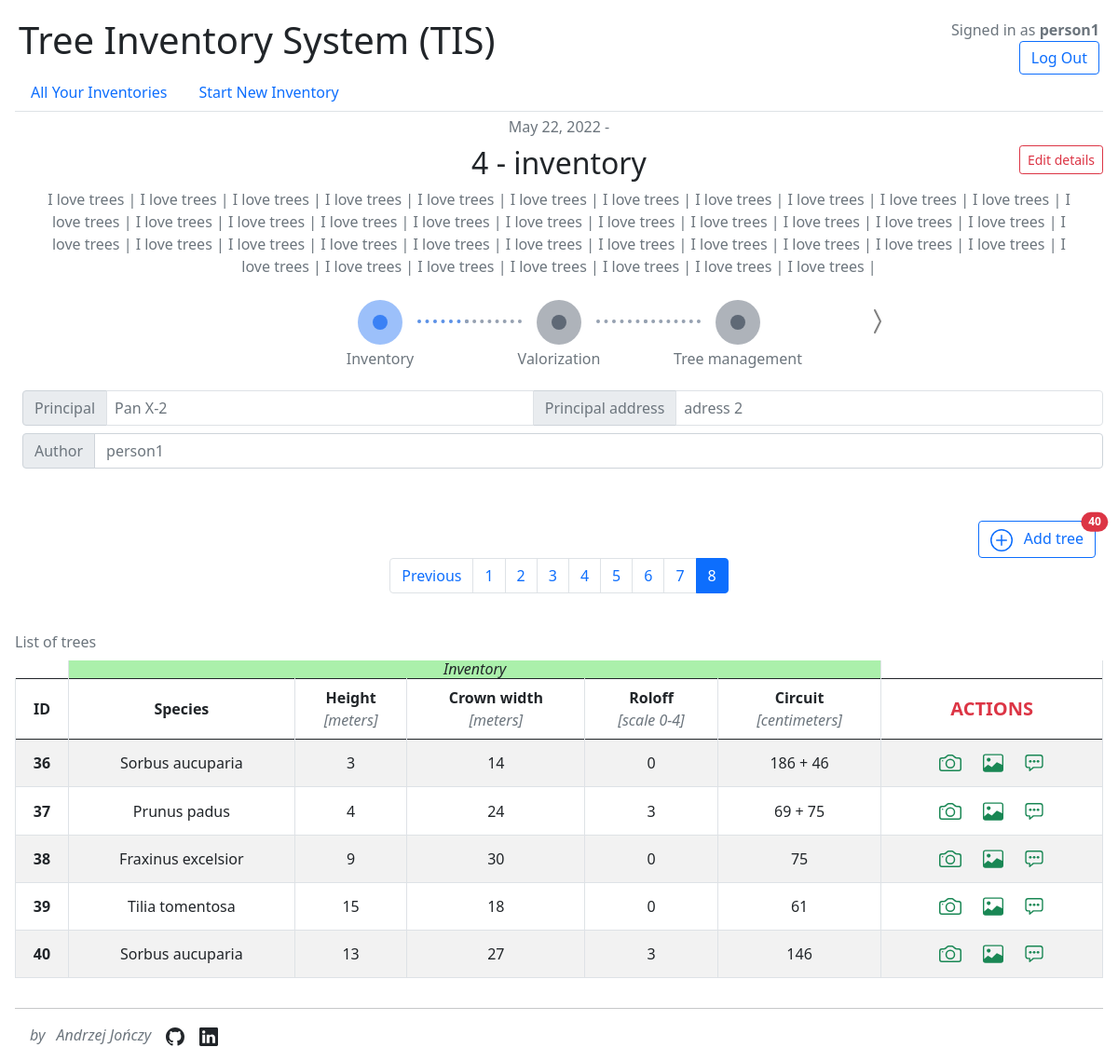
The page /inventory/4/details/ (signed in) on the database its author committed.
### TIS_app/models.py (models this page shows, shortened)
class Inventory(models.Model):
    STATUS_CHOICES = (
        (0, "Inventory"),
        (1, "Valorization"),
        (2, "Tree management"),
    )
    id = models.SmallAutoField(primary_key=True)
    name = models.CharField(max_length=64)
    created_date = models.DateField(auto_now_add=True)
    edited_date = models.DateField(auto_now=True)
    finish_date = models.DateField(null=True)
    status = models.PositiveIntegerField(choices=STATUS_CHOICES, default=0)
    author = models.ForeignKey(User, on_delete=models.PROTECT)
    principal = models.CharField(max_length=64)
    principal_address = models.CharField(max_length=128, null=True, blank=True)
    description = models.TextField(blank=True, null=True)
    class Meta:
        unique_together = ["id", "author"]

class Tree(models.Model):
    ROLOFF_CHOICES = (
        (0, "0"),
        (1, "1"),
        (2, "2"),
        (3, "3"),
        (4, "4"),
    )
    lp = models.PositiveIntegerField(default=1)
    species = models.ForeignKey(
        Species,
        on_delete=models.CASCADE,
        help_text="Basic tree species found in Poland.",
    )
    height = models.PositiveIntegerField(
        verbose_name="Height [meters]",
        help_text="Height of tree mansured from base to top of tree.",
    )
    crown_width = models.PositiveIntegerField(
        verbose_name="Crown width [meters]",
        help_text="Tree crown width measured at its widest point.",
    )
    roloff = models.PositiveSmallIntegerField(
        choices=ROLOFF_CHOICES,
        default=0,
        help_text="Crown structure and tree vitality in Roloff scale.",
    )
    inventory = models.ForeignKey(Inventory, on_delete=models.CASCADE)
    is_existing = models.BooleanField(default=True)
    class Meta:
        unique_together = ["lp", "inventory"]

class Species(models.Model):
    latin_name = models.CharField(max_length=64)
    class Meta:
        ordering = ["latin_name"]
    def __str__(self):
        return f"{self.latin_name}"  # + f" / {self.polish_name}"

class Circuit(models.Model):
    tree = models.ForeignKey(Tree, on_delete=models.CASCADE)
    value = models.PositiveIntegerField(
        validators=[MinValueValidator(1), MaxValueValidator(600)],
        verbose_name="Circuit",
        help_text="Circuit of a single trunk at a height of DBH \
            (breast height diameter).",
    )

### TIS_app/views.py (the view, shortened to what this page needs)
class UpdateInventoryView(LoginRequiredMixin, UpdateView):
    model = Inventory
    template_name = "TIS_app/inventory_detail.html"
    form_class = InventoryUpdateForm
    success_url = reverse_lazy("inventory-details")
    paginate_by = TREE_PAGINATE_BY
    def get_page_object(self) -> Page:
        tree_list = Tree.objects.filter(inventory=self.get_object()).order_by("lp")
        paginator = Paginator(tree_list, self.paginate_by, 0, True)
        return paginator.page(self.request.GET.get("page", paginator.num_pages))
    def get_modelformsets(self, page_obj: Page) -> dict[str, BaseModelFormSet]:
        return {
            "valorization": modelformset_factory(
                model=ValorizationTree,
                fields=(
                    "is_biocenotic",
                    "value",
                ),
                extra=len(page_obj),
                widgets={
                    "is_biocenotic": Select(choices=[(False, "No"), (True, "Yes")])
                },
            ),
            "management": modelformset_factory(
                model=ManagementTree,
                fields=("procedure",),
                extra=len(page_obj),
            ),
        }
    def get_formsets(self, page_obj: Page) -> list[BaseModelFormSet]:
        modelformsets = self.get_modelformsets(page_obj)
        valorization_formset = modelformsets["valorization"](
            queryset=ValorizationTree.objects.none(),
            initial=[
                {
                    "is_biocenotic": tree.valorizationtree.is_biocenotic,
                    "value": tree.valorizationtree.value,
                }
                for tree in page_obj
                if hasattr(tree, "valorizationtree")
            ],
            prefix="valorization",
        )
        management_formset = modelformsets["management"](
            queryset=ManagementTree.objects.none(),
            initial=[
                {"procedure": tree.managementtree.procedure}
                for tree in page_obj
                if hasattr(tree, "managementtree")
            ],
            prefix="management",
        )
        return [valorization_formset, management_formset]
    def get_context_data(self, **kwargs: Any) -> Dict[str, Any]:
        context = super().get_context_data(**kwargs)
        page_obj = self.get_page_object()
        context["page_obj"] = page_obj
        context["is_paginated"] = context["page_obj"].has_other_pages()
        context["formsets"] = self.get_formsets(page_obj)
        context["trees"] = zip(
            page_obj,
            *context["formsets"],
        )
        context["photo_form"] = PhotoTreeForm()
        context["comment_form"] = CommentTreeForm()
        return context

### TIS_app/forms.py
class InventoryUpdateForm(forms.ModelForm):
    class Meta:
        model = Inventory
        fields = (
            "name",
            "principal",
            "principal_address",
            "status",
            "description",
        )

class PhotoTreeForm(forms.ModelForm):
    class Meta:
        model = Photo
        fields = ("tree", "image")
        widgets = {
            "tree": forms.HiddenInput(),
            "image": forms.FileInput(attrs={"multiple": True}),
        }

### TIS_app/context_processors.py (called while the page is built)
def metadata(request):
    return {
        "author": "Andrzej Jończy",
        "github": "https://github.com/andree0",
        "linkedin": "https://www.linkedin.com/in/andrzej-jonczy/",
    }

### TIS_app/templates/TIS_app/inventory_detail.html (shortened to what this page needs)
{% extends 'TIS_app/base.html' %}
{% block body %}
<p class="text-center text-muted m-0 mt-1">
    {{ inventory.created_date }} -
</p>
<form id="update-inventory" action="" method="POST" class="mt-0">{% csrf_token %}
    <button id="btn-edit-inventory" class="btn btn-sm btn-outline-danger position-absolute top-0 end-0 mt-2">Edit
        details</button>
    <div class="container-sm">
        <div class="row text-center justify-content-center mb-2">
            <h2 class="text-center mt-2 text-break">{{ inventory.name }}</h2>
            <p class="text-center text-muted text-break">{{ inventory.description }}</p>
        </div>
        <div class="row justify-content-sm-center flex-nowrap">
            <div class="col d-flex justify-content-end align-items-start">
            </div>
            <div class="col-md-auto flex-wrap">
                <div class="timeline-steps aos-init aos-animate" data-aos="fade-up">
                    <div class="timeline-step step-1 active">
                        <div class="timeline-content" data-toggle="popover" data-trigger="hover" data-placement="top">
                            <div class="inner-circle"></div>
                            <p class="h6 text-muted mb-0 mb-lg-0">Inventory</p>
                        </div>
                    </div>
                    <div class="timeline-step step-2">
                        <div class="timeline-content" data-toggle="popover" data-trigger="hover" data-placement="top">
                            <div class="inner-circle"></div>
                            <p class="h6 text-muted mb-0 mb-lg-0">Valorization</p>
                        </div>
                    </div>
                    <div class="timeline-step mb-0 step-3">
                        <div class="timeline-content" data-toggle="popover" data-trigger="hover" data-placement="top">
                            <div class="inner-circle"></div>
                            <p class="h6 text-muted mb-0 mb-lg-0">Tree management</p>
                        </div>
                    </div>
                </div>
            </div>
            <div class="col d-flex justify-content-start align-items-start">
                <button id="status-next">
                    <svg xmlns="http://www.w3.org/2000/svg" width="32" height="32" fill="grey"
                        class="bi bi-chevron-compact-right" viewBox="0 0 16 16">
                        <title>Next step</title>
                        <path fill-rule="evenodd"
                            d="M6.776 1.553a.5.5 0 0 1 .671.223l3 6a.5.5 0 0 1 0 .448l-3 6a.5.5 0 1 1-.894-.448L9.44 8 6.553 2.224a.5.5 0 0 1 .223-.671z" />
                    </svg>
                </button>
            </div>
        </div>
    </div>
    <div class="ms-0 m-2">
        <div class="col-12">
            <div class="input-group m-2">
                <div class="input-group-text text-muted">Principal</div>
                {{ form.principal }}
                <div class="input-group-text text-muted">Principal address</div>
                {{ form.principal_address }}
            </div>
            <div class="input-group m-2">
                <div class="input-group-text text-muted">Author</div>
                <div class="form-control text-muted">{{ inventory.author.username }}</div>
            </div>
        </div>
    </div>
</form>
<div class="d-flex flex-row-reverse mt-5">
    <a href="{% url 'tree-add' inventory.pk %}" id="add-tree-link" role="button"
        class="btn text-center btn-outline-primary me-2 text-decoration-none position-relative">
        <span>
        </span>
        <span class="ms-2">Add tree</span>
        <span class="position-absolute top-0 start-100 translate-middle badge rounded-pill bg-danger">
            {% if inventory.tree_set.all.count > 99 %}
            99+
            {% else %}
            {{ inventory.tree_set.all.count }}
            {% endif %}
        </span>
    </a>
</div>
{% include "TIS_app/pagination.html" %}
<div id="trees" class="mt-3">
    {% for tree, valorization_form, management_form in trees %}
    {% if forloop.first %}
    <div class="table-responsive">
        <table class="table table-striped table-hover table-bordered align-middle caption-top">
            <caption>List of trees</caption>
            <thead class="align-middle text-center border-bottom-0">
                <tr id="status-labels" class="border-top-0">
                    <td scope="col" colspan="1" class="border-0"></td>
                    <td scope="col" colspan="5" style="background-color: rgba(134, 233, 134, 0.692); line-height: 20%;"
                        class="fst-italic text-dark">Inventory</td>
                    <td scope="col" colspan="1"></td>
                </tr>
                <tr id="row-with-headers-of-table-trees">
                    <th scope="col" data-bs-toggle="tooltip" data-bs-placement="top"
                        title="Your own indetification number of tree.">ID</th>
                    <th scope="col">Species</th>
                    <th scope="col" data-bs-toggle="tooltip" data-bs-placement="top"
                        title="Tree height measured from the base to the top of the tree. Rounded to full meters.">
                        Height<br><i class="text-muted fw-light">[meters]</i></th>
                    <th scope="col">Crown width<br><i class="text-muted fw-light">[meters]</i></th>
                    <th scope="col">Roloff<br><i class="text-muted fw-light">[scale 0-4]</i></th>
                    <th scope="col">Circuit<br><i class="text-muted fw-light">[centimeters]</i></th>
                    <th scope="col" class="text-danger fs-5">ACTIONS</th>
                </tr>
            </thead>
            <tbody class="text-center">
                <form id="form-trees" action="" method="POST" class="p-0 m-0 w-100 border-0">{% csrf_token %}
                    {% endif %}
                    <tr class="one-position-tree">
                        <th scope="row" data-tree-pk="{{ tree.pk }}">{{ tree.lp }}</th>
                        <td>{{ tree.species }}</td>
                        <td>{{ tree.height }}</td>
                        <td>{{ tree.crown_width }}</td>
                        <td>{{ tree.roloff }}</td>
                        <td>
                            {% for circuit in tree.circuit_set.all %}
                            {% if forloop.first %}
                            {{ circuit.value }}
                            {% else %}
                            + {{ circuit.value }}
                            {% endif %}
                            {% endfor %}
                        </td>
                        <td class="tree-actions">
                            <div class="d-inline-flex">
                                <button type="button" class="btn btn-sm text-success cameraButton"
                                    data-bs-toggle="offcanvas" data-bs-target="#offcanvasPhoto"
                                    aria-controls="offcanvasWithBackdrop">
                                </button>
                            </div>
                            <div class="d-inline-flex">
                                <a href="{% url 'tree-galery' inventory.pk tree.lp %} " class="btn btn-sm text-success">
                                </a>
                            </div>
                            <div class="d-inline-flex">
                                <button type="button" class="btn btn-sm text-success commentButton"
                                    data-bs-toggle="offcanvas" data-bs-target="#offcanvasComments"
                                    aria-controls="offcanvasWithBackdrop">
                                </button>
                            </div>
                        </td>
                    </tr>
                    {% if forloop.last %}
                </form>
            </tbody>
        </table>
    </div>
    {% endif %}
    {% empty %}
    <div>
        <p class="fs-4 text-center text-muted">Any trees</p>
    </div>
    {% endfor %}
</div>
{% endblock %}

### TIS_app/templates/TIS_app/login_info.html (shortened to what this page needs)
<div class="d-flex align-items-end flex-column p-1">
    {% if user.is_authenticated %}
        <div class="mb-1 text-muted">Signed in as <strong>{{ user.username }}</strong></div>
        <div>
            <a class="d-inline btn btn-outline-primary btn" role="button"
                href="{% url 'logout' %}">Log Out</a>
        </div>
    {% endif %}
</div>

### static/app.css (style rules this page uses)
body { display: flex; flex-direction: column; min-height: 100vh; }

### static/timeline.css (style rules this page uses)
.timeline-steps { display: flex; justify-content: center; flex-wrap: wrap }
.timeline-steps .timeline-step { align-items: center; display: flex; flex-direction: column; position: relative; margin: 1rem }
@media (min-width:768px) { .timeline-steps .timeline-step:not(:last-child):after { content: ""; display: block; border-top: .25rem dotted #96a1b1; width: 3.46rem; position: absolute; left: 7.5rem; top: .3125rem } }
@media (min-width:768px) { .timeline-steps .timeline-step:not(:first-child):before { content: ""; display: block; border-top: .25rem dotted #96a1b1; width: 3.8125rem; position: absolute; right: 7.5rem; top: .3125rem } }
.timeline-steps .timeline-content { width: 10rem; text-align: center }
.timeline-steps .timeline-content .inner-circle { border-radius: 1.5rem; height: 1rem; width: 1rem; display: inline-flex; align-items: center; justify-content: center; background-color: #616a77 }
.timeline-steps .timeline-content .inner-circle:before { content: ""; background-color: #5f6877; display: inline-block; height: 3rem; width: 3rem; min-width: 3rem; border-radius: 6.25rem; opacity: .5 }
.active .timeline-content .inner-circle { border-radius: 1.5rem; height: 1rem; width: 1rem; display: inline-flex; align-items: center; justify-content: center; background-color: #3b82f6 }
.active .timeline-content .inner-circle:before { content: ""; background-color: #3b82f6; display: inline-block; height: 3rem; width: 3rem; min-width: 3rem; border-radius: 6.25rem; opacity: .5 }
@media (min-width:768px) { .timeline-steps .active:not(:last-child):after { content: ""; display: block; border-top: .25rem dotted #5c91e6; width: 3.46rem; position: absolute; left: 7.5rem; top: .3125rem } }

### rows shown on the page
Inventory: created_date "May 22, 2022", name "4 - inventory", description "I love trees | I love trees | I love trees | I love trees | I love trees | I love trees | I love trees | I love trees | I love trees | I love trees | I love trees | I love trees | I love trees | I love trees | I love trees | I love trees | I love trees | I love trees | I love trees | I love trees | I love trees | I love trees | I love trees | I love trees | I love trees | I love trees | I love trees | I love trees | I love trees | I love trees | I love trees | I love trees | I love trees | I love trees | I love trees | I love trees | I love trees | I love trees | I love trees | I love trees |", principal "Pan X-2", principal_address "adress 2", author.username "person1", tree_set.all.count "40"
Tree: lp "36", species "Sorbus aucuparia", height "3", crown_width "14", roloff "0"
Circuit: value "186"
Circuit: value "46"
Tree: lp "37", species "Prunus padus", height "4", crown_width "24", roloff "3"
Circuit: value "69"
Circuit: value "75"
Tree: lp "38", species "Fraxinus excelsior", height "9", crown_width "30", roloff "0"
Circuit: value "75"
Tree: lp "39", species "Tilia tomentosa", height "15", crown_width "18", roloff "0"
Circuit: value "61"
Tree: lp "40", species "Sorbus aucuparia", height "13", crown_width "27", roloff "3"
Circuit: value "146"

### other values the page prints
{{ user.username }} "person1"
{{ page_nr }} "1" "2" "3" "4" "5" "6" "7"
{{ page_nr }} "8"
{{ author }} "Andrzej Jończy"
